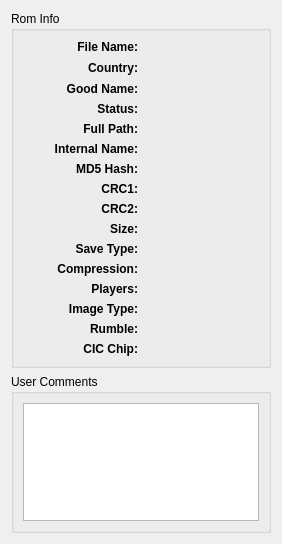
<ui version="4.0" >
 <class>RomInfoDialog</class>
 <widget class="QDialog" name="RomInfoDialog" >
  <property name="geometry" >
   <rect>
    <x>0</x>
    <y>0</y>
    <width>282</width>
    <height>544</height>
   </rect>
  </property>
  <property name="windowTitle" >
   <string>Rom Info</string>
  </property>
  <layout class="QVBoxLayout" name="verticalLayout_2" >
   <item>
    <widget class="QGroupBox" name="groupBox" >
     <property name="title" >
      <string>Rom Info</string>
     </property>
     <layout class="QGridLayout" name="gridLayout" >
      <item row="0" column="0" >
       <widget class="QLabel" name="label_18" >
        <property name="font" >
         <font>
          <weight>75</weight>
          <bold>true</bold>
         </font>
        </property>
        <property name="text" >
         <string>File Name:</string>
        </property>
        <property name="alignment" >
         <set>Qt::AlignRight|Qt::AlignTrailing|Qt::AlignVCenter</set>
        </property>
       </widget>
      </item>
      <item row="0" column="1" >
       <widget class="QLabel" name="fileNameLabel" >
        <property name="text" >
         <string/>
        </property>
       </widget>
      </item>
      <item row="1" column="0" >
       <widget class="QLabel" name="label_17" >
        <property name="font" >
         <font>
          <weight>75</weight>
          <bold>true</bold>
         </font>
        </property>
        <property name="text" >
         <string>Country:</string>
        </property>
        <property name="alignment" >
         <set>Qt::AlignRight|Qt::AlignTrailing|Qt::AlignVCenter</set>
        </property>
       </widget>
      </item>
      <item row="1" column="1" >
       <layout class="QHBoxLayout" name="horizontalLayout" >
        <item>
         <widget class="QLabel" name="flagLabel" >
          <property name="sizePolicy" >
           <sizepolicy vsizetype="Fixed" hsizetype="Fixed" >
            <horstretch>0</horstretch>
            <verstretch>0</verstretch>
           </sizepolicy>
          </property>
          <property name="minimumSize" >
           <size>
            <width>16</width>
            <height>16</height>
           </size>
          </property>
          <property name="maximumSize" >
           <size>
            <width>16</width>
            <height>16</height>
           </size>
          </property>
          <property name="text" >
           <string/>
          </property>
         </widget>
        </item>
        <item>
         <widget class="QLabel" name="countryLabel" >
          <property name="text" >
           <string/>
          </property>
         </widget>
        </item>
       </layout>
      </item>
      <item row="2" column="0" >
       <widget class="QLabel" name="label" >
        <property name="font" >
         <font>
          <weight>75</weight>
          <bold>true</bold>
         </font>
        </property>
        <property name="text" >
         <string>Good Name:</string>
        </property>
        <property name="alignment" >
         <set>Qt::AlignRight|Qt::AlignTrailing|Qt::AlignVCenter</set>
        </property>
       </widget>
      </item>
      <item row="2" column="1" >
       <widget class="QLabel" name="goodNameLabel" >
        <property name="text" >
         <string/>
        </property>
       </widget>
      </item>
      <item row="3" column="0" >
       <widget class="QLabel" name="label_2" >
        <property name="font" >
         <font>
          <weight>75</weight>
          <bold>true</bold>
         </font>
        </property>
        <property name="text" >
         <string>Status:</string>
        </property>
        <property name="alignment" >
         <set>Qt::AlignRight|Qt::AlignTrailing|Qt::AlignVCenter</set>
        </property>
       </widget>
      </item>
      <item row="3" column="1" >
       <widget class="QLabel" name="statusLabel" >
        <property name="text" >
         <string/>
        </property>
       </widget>
      </item>
      <item row="4" column="0" >
       <widget class="QLabel" name="label_4" >
        <property name="font" >
         <font>
          <weight>75</weight>
          <bold>true</bold>
         </font>
        </property>
        <property name="text" >
         <string>Full Path:</string>
        </property>
        <property name="alignment" >
         <set>Qt::AlignRight|Qt::AlignTrailing|Qt::AlignVCenter</set>
        </property>
       </widget>
      </item>
      <item row="4" column="1" >
       <widget class="QLabel" name="fullPathLabel" >
        <property name="text" >
         <string/>
        </property>
       </widget>
      </item>
      <item row="5" column="0" >
       <widget class="QLabel" name="label_5" >
        <property name="font" >
         <font>
          <weight>75</weight>
          <bold>true</bold>
         </font>
        </property>
        <property name="text" >
         <string>Internal Name:</string>
        </property>
        <property name="alignment" >
         <set>Qt::AlignRight|Qt::AlignTrailing|Qt::AlignVCenter</set>
        </property>
       </widget>
      </item>
      <item row="5" column="1" >
       <widget class="QLabel" name="internalNameLabel" >
        <property name="text" >
         <string/>
        </property>
       </widget>
      </item>
      <item row="6" column="0" >
       <widget class="QLabel" name="label_6" >
        <property name="font" >
         <font>
          <weight>75</weight>
          <bold>true</bold>
         </font>
        </property>
        <property name="text" >
         <string>MD5 Hash:</string>
        </property>
        <property name="alignment" >
         <set>Qt::AlignRight|Qt::AlignTrailing|Qt::AlignVCenter</set>
        </property>
       </widget>
      </item>
      <item row="6" column="1" >
       <widget class="QLabel" name="md5HashLabel" >
        <property name="text" >
         <string/>
        </property>
       </widget>
      </item>
      <item row="7" column="0" >
       <widget class="QLabel" name="label_7" >
        <property name="font" >
         <font>
          <weight>75</weight>
          <bold>true</bold>
         </font>
        </property>
        <property name="text" >
         <string>CRC1:</string>
        </property>
        <property name="alignment" >
         <set>Qt::AlignRight|Qt::AlignTrailing|Qt::AlignVCenter</set>
        </property>
       </widget>
      </item>
      <item row="7" column="1" >
       <widget class="QLabel" name="crc1Label" >
        <property name="text" >
         <string/>
        </property>
       </widget>
      </item>
      <item row="8" column="0" >
       <widget class="QLabel" name="label_8" >
        <property name="font" >
         <font>
          <weight>75</weight>
          <bold>true</bold>
         </font>
        </property>
        <property name="text" >
         <string>CRC2:</string>
        </property>
        <property name="alignment" >
         <set>Qt::AlignRight|Qt::AlignTrailing|Qt::AlignVCenter</set>
        </property>
       </widget>
      </item>
      <item row="8" column="1" >
       <widget class="QLabel" name="crc2Label" >
        <property name="text" >
         <string/>
        </property>
       </widget>
      </item>
      <item row="9" column="0" >
       <widget class="QLabel" name="label_9" >
        <property name="font" >
         <font>
          <weight>75</weight>
          <bold>true</bold>
         </font>
        </property>
        <property name="text" >
         <string>Size:</string>
        </property>
        <property name="alignment" >
         <set>Qt::AlignRight|Qt::AlignTrailing|Qt::AlignVCenter</set>
        </property>
       </widget>
      </item>
      <item row="9" column="1" >
       <widget class="QLabel" name="sizeLabel" >
        <property name="text" >
         <string/>
        </property>
       </widget>
      </item>
      <item row="10" column="0" >
       <widget class="QLabel" name="label_10" >
        <property name="font" >
         <font>
          <weight>75</weight>
          <bold>true</bold>
         </font>
        </property>
        <property name="text" >
         <string>Save Type:</string>
        </property>
        <property name="alignment" >
         <set>Qt::AlignRight|Qt::AlignTrailing|Qt::AlignVCenter</set>
        </property>
       </widget>
      </item>
      <item row="10" column="1" >
       <widget class="QLabel" name="saveTypeLabel" >
        <property name="text" >
         <string/>
        </property>
       </widget>
      </item>
      <item row="11" column="0" >
       <widget class="QLabel" name="label_11" >
        <property name="font" >
         <font>
          <weight>75</weight>
          <bold>true</bold>
         </font>
        </property>
        <property name="text" >
         <string>Compression:</string>
        </property>
        <property name="alignment" >
         <set>Qt::AlignRight|Qt::AlignTrailing|Qt::AlignVCenter</set>
        </property>
       </widget>
      </item>
      <item row="11" column="1" >
       <widget class="QLabel" name="compressionLabel" >
        <property name="text" >
         <string/>
        </property>
       </widget>
      </item>
      <item row="12" column="0" >
       <widget class="QLabel" name="label_12" >
        <property name="font" >
         <font>
          <weight>75</weight>
          <bold>true</bold>
         </font>
        </property>
        <property name="text" >
         <string>Players:</string>
        </property>
        <property name="alignment" >
         <set>Qt::AlignRight|Qt::AlignTrailing|Qt::AlignVCenter</set>
        </property>
       </widget>
      </item>
      <item row="12" column="1" >
       <widget class="QLabel" name="playersLabel" >
        <property name="text" >
         <string/>
        </property>
       </widget>
      </item>
      <item row="13" column="0" >
       <widget class="QLabel" name="label_13" >
        <property name="font" >
         <font>
          <weight>75</weight>
          <bold>true</bold>
         </font>
        </property>
        <property name="text" >
         <string>Image Type:</string>
        </property>
        <property name="alignment" >
         <set>Qt::AlignRight|Qt::AlignTrailing|Qt::AlignVCenter</set>
        </property>
       </widget>
      </item>
      <item row="13" column="1" >
       <widget class="QLabel" name="imageTypeLabel" >
        <property name="text" >
         <string/>
        </property>
       </widget>
      </item>
      <item row="14" column="0" >
       <widget class="QLabel" name="label_14" >
        <property name="font" >
         <font>
          <weight>75</weight>
          <bold>true</bold>
         </font>
        </property>
        <property name="text" >
         <string>Rumble:</string>
        </property>
        <property name="alignment" >
         <set>Qt::AlignRight|Qt::AlignTrailing|Qt::AlignVCenter</set>
        </property>
       </widget>
      </item>
      <item row="14" column="1" >
       <widget class="QLabel" name="rumbleLabel" >
        <property name="text" >
         <string/>
        </property>
       </widget>
      </item>
      <item row="15" column="0" >
       <widget class="QLabel" name="label_15" >
        <property name="font" >
         <font>
          <weight>75</weight>
          <bold>true</bold>
         </font>
        </property>
        <property name="text" >
         <string>CIC Chip:</string>
        </property>
        <property name="alignment" >
         <set>Qt::AlignRight|Qt::AlignTrailing|Qt::AlignVCenter</set>
        </property>
       </widget>
      </item>
      <item row="15" column="1" >
       <widget class="QLabel" name="cicChipLabel" >
        <property name="text" >
         <string/>
        </property>
       </widget>
      </item>
     </layout>
    </widget>
   </item>
   <item>
    <widget class="QGroupBox" name="groupBox_2" >
     <property name="title" >
      <string>User Comments</string>
     </property>
     <layout class="QVBoxLayout" name="verticalLayout" >
      <item>
       <widget class="QTextEdit" name="textEdit" >
        <property name="html" >
         <string>&lt;!DOCTYPE HTML PUBLIC "-//W3C//DTD HTML 4.0//EN" "http://www.w3.org/TR/REC-html40/strict.dtd">
&lt;html>&lt;head>&lt;meta name="qrichtext" content="1" />&lt;style type="text/css">
p, li { white-space: pre-wrap; }
&lt;/style>&lt;/head>&lt;body style=" font-family:'Sans Serif'; font-size:10pt; font-weight:400; font-style:normal;">
&lt;p style="-qt-paragraph-type:empty; margin-top:0px; margin-bottom:0px; margin-left:0px; margin-right:0px; -qt-block-indent:0; text-indent:0px;">&lt;/p>&lt;/body>&lt;/html></string>
        </property>
        <property name="acceptRichText" >
         <bool>false</bool>
        </property>
       </widget>
      </item>
     </layout>
    </widget>
   </item>
  </layout>
 </widget>
 <resources/>
 <connections/>
</ui>
